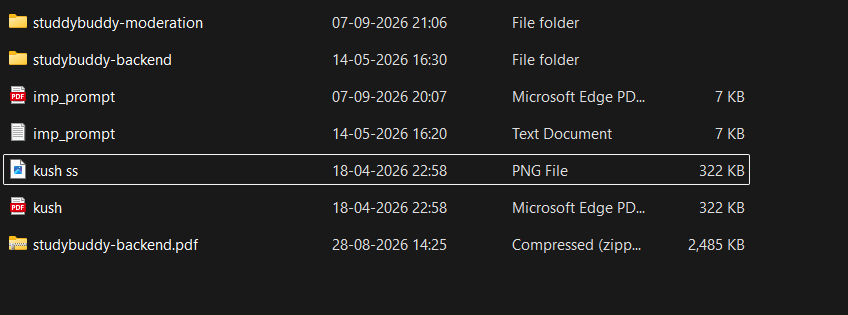
#> input picture studdybuddy-moderation/test_image.png, 848 x 315 px
$ python -i ocr_service.py   (imports and definitions only)
#> lines starting #> are read from the running program, lines starting #| are printed output that depends on the picture
#> further down, picture is the input picture: PIL image 848x315 RGBA; mean R, G, B, A 33.1, 32.9, 32.6, 255
import pytesseract
from PIL import Image, ImageEnhance


def preprocess_image(image: Image.Image) -> Image.Image:
    """
    Prepare an image for OCR.
    """

    # Convert to grayscale
    image = image.convert("L")

    # Increase contrast
    image = ImageEnhance.Contrast(image).enhance(2.0)
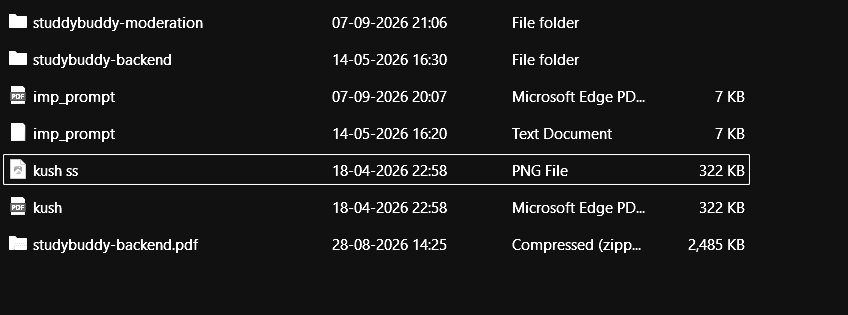
#> image: PIL image 848x315 L; min 17, max 255, mean 28.1

    # Upscale the image
    width, height = image.size
#> width = 848; height = 315

    image = image.resize(
        (width * 2, height * 2),
        Image.Resampling.LANCZOS
    )
#> image: PIL image 1696x630 L

    return image


def ocr_image(image: Image.Image) -> str:
    """
    Extract text from a PIL image using Tesseract OCR.
    """

    image = preprocess_image(image)

    text = pytesseract.image_to_string(
        image,
        config="--psm 3"
    )

    return text.strip()

>>> from PIL import Image
>>> picture = Image.open('../test_image.png')
>>> result = preprocess_image(picture)
